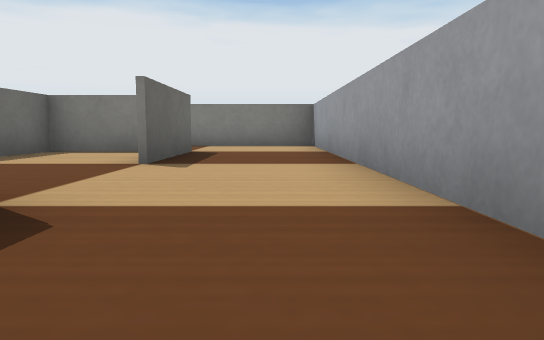
view 1 (above)

22 first-person views from a walk through a robot-simulator world made for Webots. The camera is 0.04 m above the floor, tilts 6° down and sees 70° across. The floor is counted in squares, 0.1 m on a side. Each view is taken from the middle of a square. On the plan, view 1 faces up. The plan holds only what a view shows up to about 9 squares ahead; the rest is blank. Robots are left out. Simple shapes and patterns stand in for the simulator's stock objects.

view 2
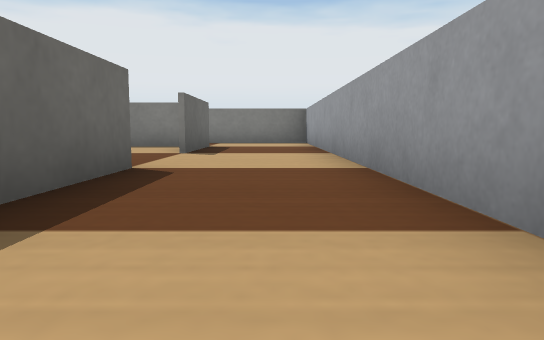

view 3
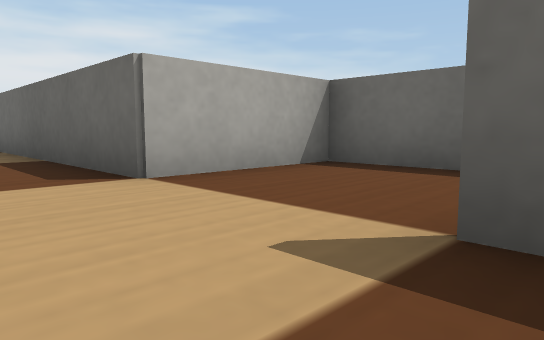

view 4
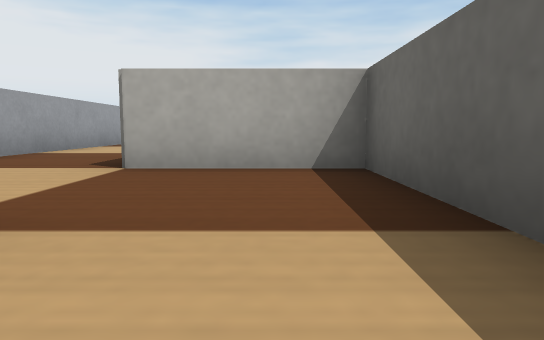

view 5
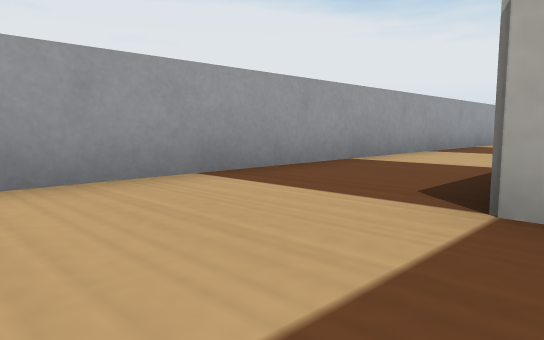

view 6
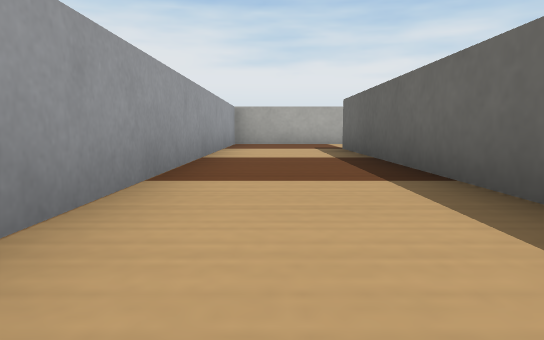

view 7
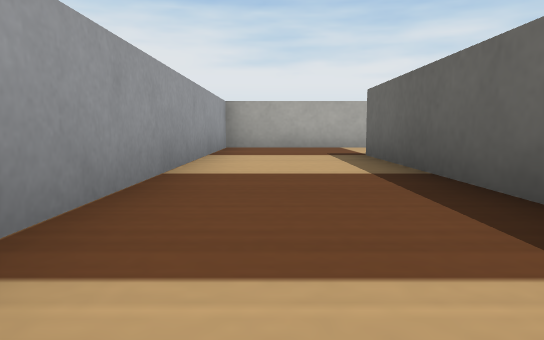

view 8
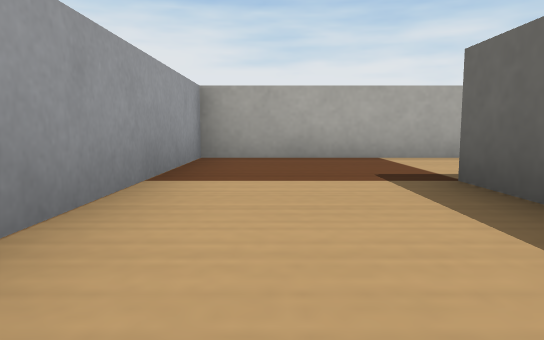

view 9
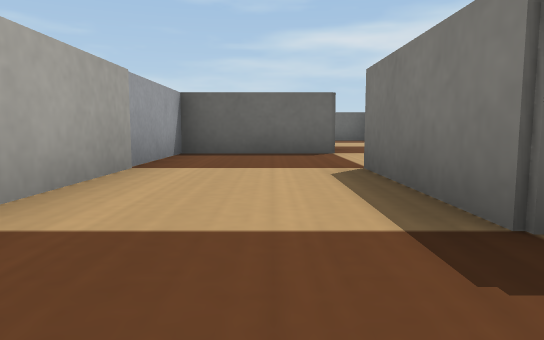

view 10
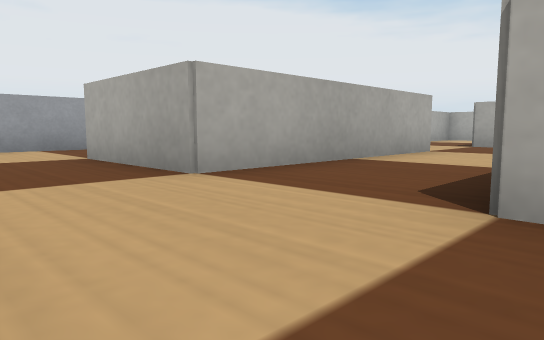

view 11
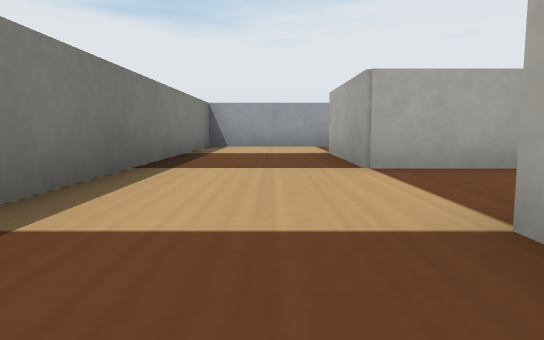

view 12
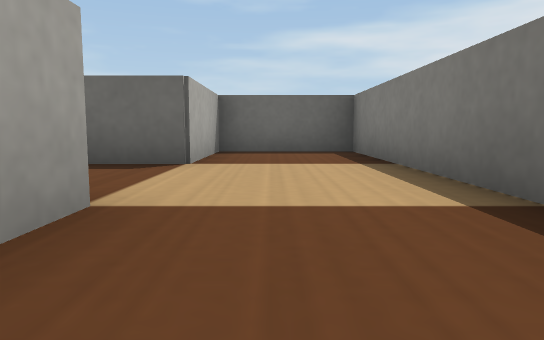

view 13
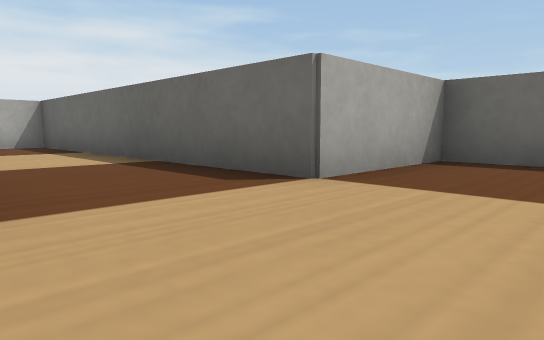

view 14
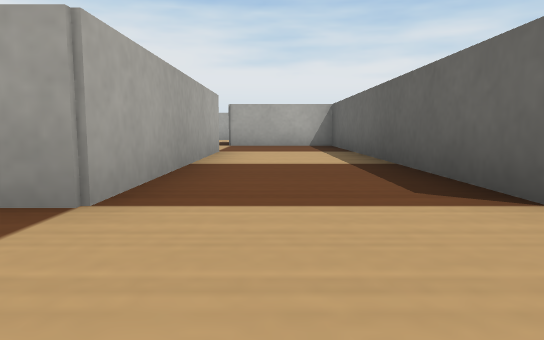

view 15
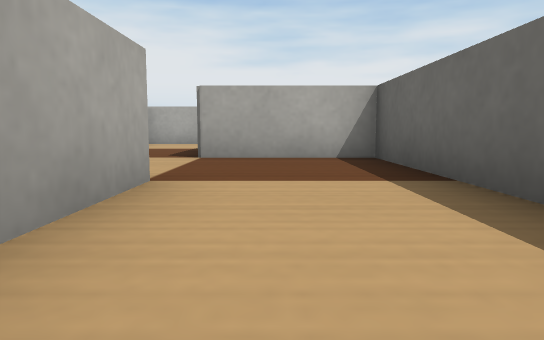

view 16
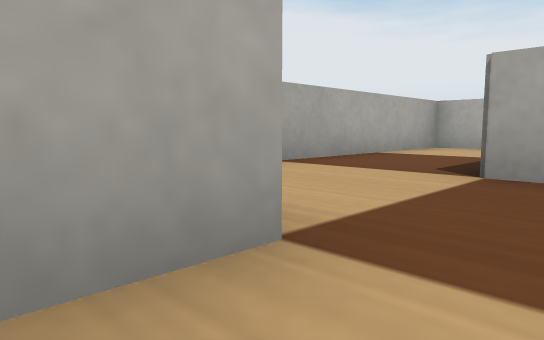

view 17
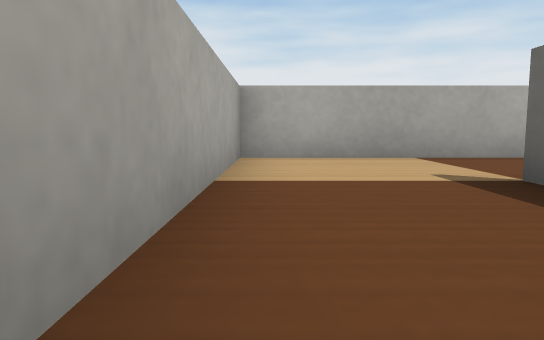

view 18
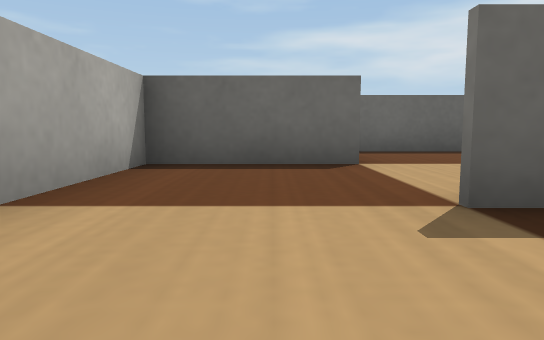

view 19
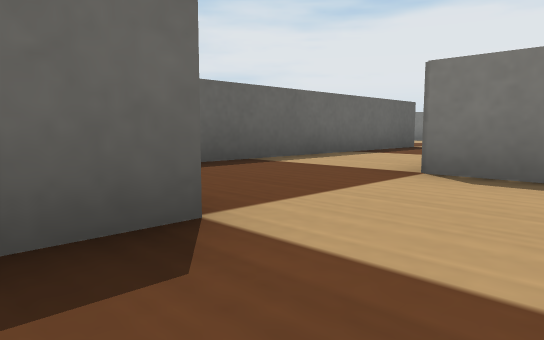

view 20
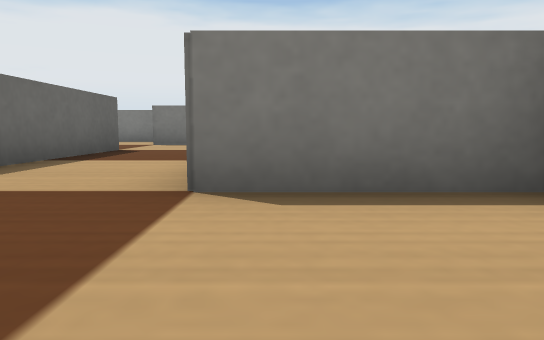

view 21
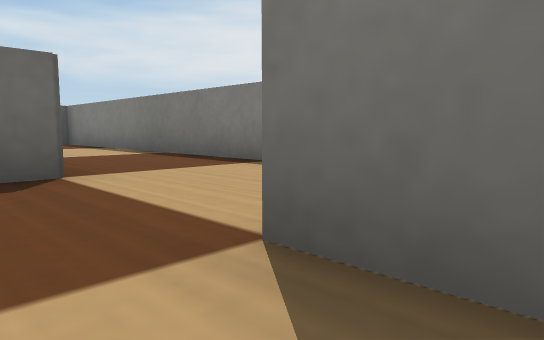

view 22
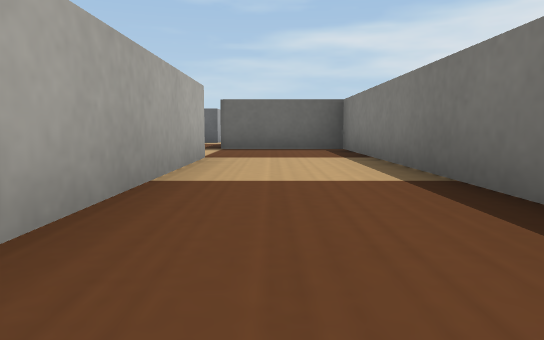

### Floor plan
Key: @ floor where view 1 was taken; # wall or solid block; . floor.
Columns run from 14 left of view 1 to 1 right of it. Each row starts with its distance up from view 1.
 10      ###########
  9      #.........#
  8      #.........#
  7      ###..###..#
  6      ..# .#.##.#
  5      .. #.#..#.#
  4      #. #.#....#
  3      #..#.#....#
  2      #..#.###..#
  1      #..#...##.#
  0      #..#....#@#
 -1      #..###..#.#
 -2      #....#..#.#
 -3        #.....#.#
 -4        # ....#.#
 -5    #    #....#.#
 -6 ##############.#
 -7 #.........   #.#
 -8 #..#####..####.#
 -9        # ......#
-10         #......#
-11        #########

Positions as (right, up) in squares from view 1, and headings:
1: (0, 0), facing up
2: (0, -2), facing up
3: (0, 5), facing down-left
4: (-3, 6), facing down
5: (-2, 4), facing down-right
6: (0, 0), facing down
7: (0, -2), facing down
8: (0, -5), facing down
9: (0, -9), facing left
10: (-7, 9), facing down-right
11: (-8, 8), facing right
12: (-2, 8), facing left
13: (-4, 9), facing down-left
14: (-5, 9), facing down
15: (-5, 5), facing down
16: (-5, 3), facing down-right
17: (-2, 0), facing down
18: (-2, -4), facing left
19: (-5, -4), facing up-left
20: (-6, -3), facing up
21: (-3, -9), facing up-left
22: (-6, -7), facing left
